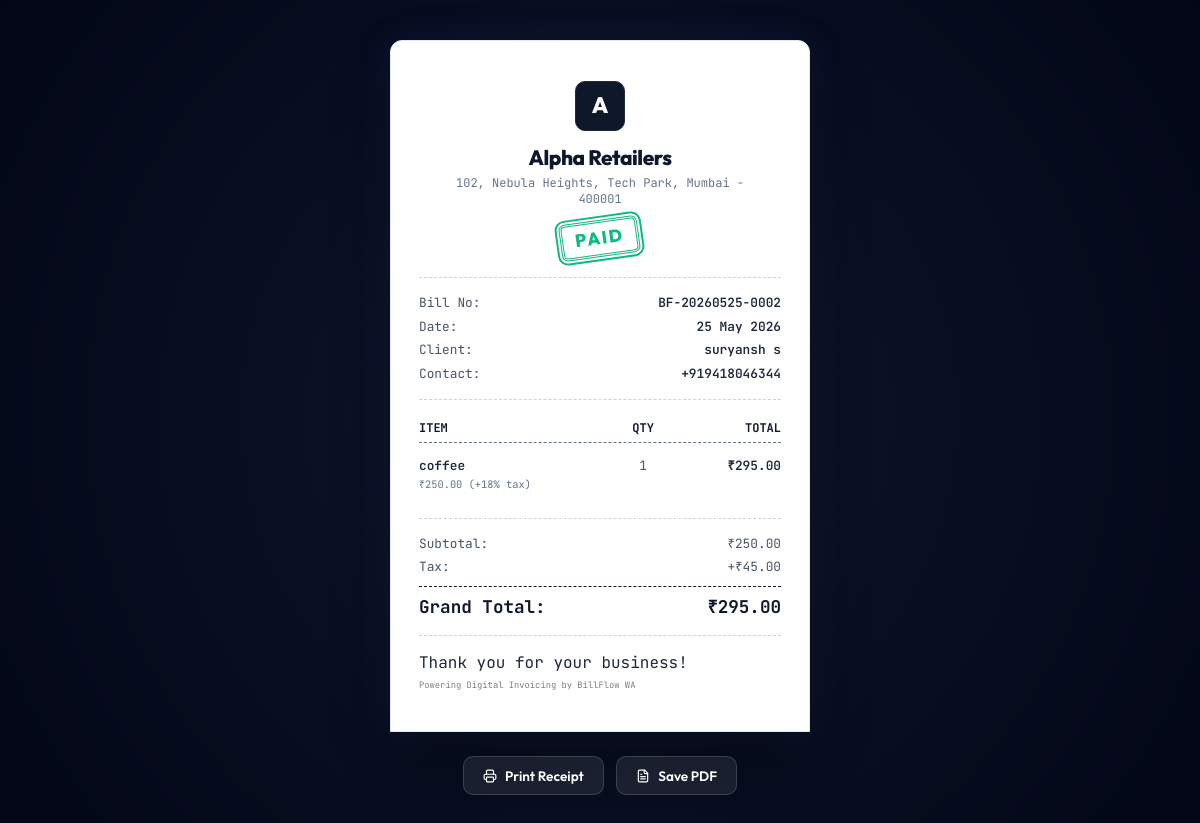
Screenshot of /receipt/b5c0aeee-862b-45d2-b709-4f5f494e4d28 with the database file from the repository.
### app/models.py (models this page shows)
class Business(Base):
    __tablename__ = "businesses"
    id = Column(Integer, primary_key=True, index=True)
    name = Column(String, nullable=False)
    owner_name = Column(String, nullable=True)
    phone = Column(String, nullable=True)
    email = Column(String, nullable=True)
    address = Column(Text, nullable=True)
    logo_url = Column(String, nullable=True)
    currency = Column(String, default="₹")  # Currency symbol, e.g. ₹, $, AED
    upi_id = Column(String, nullable=True)   # Merchant UPI ID for QR payments, e.g. merchant@upi
    tax_id_label = Column(String, default="GSTIN") # e.g. GSTIN, VAT, Tax ID
    tax_id_number = Column(String, nullable=True)
    tier = Column(String, default="Top") # Base, Mid, Top
    whatsapp_template = Column(
        Text,
        default="Hello *{customer_name}*, \n\nThank you for shopping at *{business_name}*! 🌟\n\nHere is your invoice *#{invoice_number}*.\nTotal Amount: *{currency}{total_amount}*\n\nView & Download your Digital Invoice here:\n🔗 {invoice_url}\n\nHave a great day!"
    )
    wa_api_gateway = Column(String, default="redirect")  # "redirect" or "api"
    wa_api_key = Column(String, nullable=True)
    wa_api_phone_id = Column(String, nullable=True)
    invoices = relationship("Invoice", back_populates="business", cascade="all, delete-orphan")

class Invoice(Base):
    __tablename__ = "invoices"
    id = Column(Integer, primary_key=True, index=True)
    invoice_number = Column(String, unique=True, index=True, nullable=False)
    invoice_hash = Column(String, unique=True, index=True, default=lambda: str(uuid.uuid4()))
    business_id = Column(Integer, ForeignKey("businesses.id"), nullable=False)
    customer_id = Column(Integer, ForeignKey("customers.id"), nullable=False)
    date = Column(Date, default=date.today)
    due_date = Column(Date, nullable=True)
    subtotal = Column(Float, default=0.0)
    discount_total = Column(Float, default=0.0)
    tax_total = Column(Float, default=0.0)
    grand_total = Column(Float, default=0.0)
    payment_status = Column(String, default="Unpaid")  # "Unpaid", "Paid", "Cancelled"
    payment_method = Column(String, default="UPI")      # "UPI", "Cash", "Card"
    notes = Column(Text, nullable=True)
    created_at = Column(DateTime, default=datetime.utcnow)
    business = relationship("Business", back_populates="invoices")
    customer = relationship("Customer", back_populates="invoices")
    items = relationship("InvoiceItem", back_populates="invoice", cascade="all, delete-orphan")

class Customer(Base):
    __tablename__ = "customers"
    id = Column(Integer, primary_key=True, index=True)
    name = Column(String, nullable=False)
    phone = Column(String, nullable=False, index=True)
    email = Column(String, nullable=True)
    address = Column(Text, nullable=True)
    created_at = Column(DateTime, default=datetime.utcnow)
    invoices = relationship("Invoice", back_populates="customer")

class InvoiceItem(Base):
    __tablename__ = "invoice_items"
    id = Column(Integer, primary_key=True, index=True)
    invoice_id = Column(Integer, ForeignKey("invoices.id"), nullable=False)
    name = Column(String, nullable=False)
    quantity = Column(Float, default=1.0)
    rate = Column(Float, nullable=False)
    tax_rate = Column(Float, default=0.0)      # Percentage e.g. 18.0 for 18%
    discount_rate = Column(Float, default=0.0) # Percentage e.g. 5.0 for 5%
    total = Column(Float, nullable=False)      # Pre-calculated line item total
    invoice = relationship("Invoice", back_populates="items")

### app/main.py (the view)
@app.get("/receipt/{invoice_hash}", response_class=HTMLResponse)
def render_receipt(request: Request, invoice_hash: str, db: Session = Depends(get_db)):
    invoice = db.query(Invoice).filter(Invoice.invoice_hash == invoice_hash).first()
    if not invoice:
        return HTMLResponse("<h1>Invoice Not Found</h1>", status_code=404)
    business = invoice.business
    customer = invoice.customer
    upi_payment_url = None
    if business.upi_id:
        business_name_clean = business.name.replace(" ", "%20")
        upi_payment_url = f"upi://pay?pa={business.upi_id}&pn={business_name_clean}&am={invoice.grand_total}&cu=INR"
    return templates.TemplateResponse(
        request=request,
        name="receipt.html",
        context={
            "invoice": invoice,
            "business": business,
            "customer": customer,
            "items": invoice.items,
            "upi_payment_url": upi_payment_url
        }
    )

### app/templates/receipt.html (shortened to what this page needs)
<!DOCTYPE html>
<html lang="en">
<head>
</head>
<body>
    <div class="receipt-card">
        <div class="header">
            <div class="logo-container">
                {% if business.logo_url %}
                    <div class="logo-fallback" style="display:none">{{ business.name[0] | upper }}</div>
                {% else %}
                    <div class="logo-fallback">{{ business.name[0] | upper }}</div>
                {% endif %}
            </div>
            <h1 class="business-name">{{ business.name }}</h1>
            <p class="business-address">{{ business.address }}</p>
            <div class="stamp-container">
                {% if invoice.payment_status == 'Paid' %}
                    <div class="paid-stamp">Paid</div>
                {% elif invoice.payment_status == 'Cancelled' %}
                    <div class="cancelled-stamp">Cancelled</div>
                {% else %}
                    <div class="r-badge-pending">Pending</div>
                {% endif %}
            </div>
        </div>
        <div class="r-divider"></div>
        <div class="info-rows">
            <div class="info-row">
                <span>Bill No:</span>
                <span>{{ invoice.invoice_number }}</span>
            </div>
            <div class="info-row">
                <span>Date:</span>
                <span>{{ invoice.date.strftime('%d %b %Y') }}</span>
            </div>
            <div class="info-row">
                <span>Client:</span>
                <span>{{ customer.name }}</span>
            </div>
            <div class="info-row">
                <span>Contact:</span>
                <span>{{ customer.phone }}</span>
            </div>
        </div>
        <div class="r-divider"></div>
        <div class="r-items-table">
            <div class="r-items-header">
                <div>Item</div>
                <div style="text-align: center;">Qty</div>
                <div style="text-align: right;">Total</div>
            </div>
            <div class="r-items-body">
                {% for item in items %}
                    <div class="r-item-row">
                        <div class="r-item-details">
                            <div class="r-item-name">{{ item.name }}</div>
                            <div class="r-item-meta">
                                {{ business.currency }}{{ "%.2f"|format(item.rate) }}
                                {% if item.tax_rate > 0 %}
                                    (+{{ "%.0f"|format(item.tax_rate) }}% tax)
                                {% endif %}
                            </div>
                        </div>
                        <div class="r-item-qty">{{ "%.0f"|format(item.quantity) }}</div>
                        <div class="r-item-price">{{ business.currency }}{{ "%.2f"|format(item.total) }}</div>
                    </div>
                {% endfor %}
            </div>
        </div>
        <div class="r-divider"></div>
        <div class="r-totals">
            <div class="r-total-row">
                <span>Subtotal:</span>
                <span>{{ business.currency }}{{ "%.2f"|format(invoice.subtotal) }}</span>
            </div>
            {% if invoice.tax_total > 0 %}
                <div class="r-total-row">
                    <span>Tax:</span>
                    <span>+{{ business.currency }}{{ "%.2f"|format(invoice.tax_total) }}</span>
                </div>
            {% endif %}
            <div class="r-total-row grand-total">
                <span>Grand Total:</span>
                <span>{{ business.currency }}{{ "%.2f"|format(invoice.grand_total) }}</span>
            </div>
        </div>
        <div class="r-divider"></div>
        <div class="r-footer">
            <p>Thank you for your business!</p>
            <p style="font-size: 0.55rem; opacity: 0.6; margin-top: 0.25rem;">Powering Digital Invoicing by BillFlow WA</p>
        </div>
    </div>
    <div class="floating-actions">
        <button onclick="window.print()" class="action-btn">
            Print Receipt
        </button>
        <button onclick="window.print()" class="action-btn">
            Save PDF
        </button>
    </div>
</body>
</html>

### app/templates/receipt.html (style rules this page uses)
:root { --bg-dark: radial-gradient(circle at center, #0f172a 0%, #020617 100%); --font-main: 'Outfit', sans-serif; --font-mono: 'JetBrains Mono', monospace; }
* { box-sizing: border-box; margin: 0; padding: 0; }
body { font-family: var(--font-mono); background: var(--bg-dark); color: #1e293b; min-height: 100vh; display: flex; flex-direction: column; justify-content: center; align-items: center; padding: 2.5rem 1rem; line-height: 1.4; }
.receipt-card { background: #ffffff; color: #1e293b; border-radius: 12px 12px 0 0; width: 100%; max-width: 420px; padding: 2.5rem 1.75rem; box-shadow: 0 25px 50px -12px rgba(0, 0, 0, 0.5), 0 0 40px rgba(99, 102, 241, 0.1); position: relative; border: 1px solid #e2e8f0; page-break-inside: avoid; }
.receipt-card::after { content: ''; position: absolute; left: 0; right: 0; bottom: -8px; height: 8px; background-image: linear-gradient(135deg, #ffffff 25%, transparent 25%), linear-gradient(225deg, #ffffff 25%, transparent 25%); background-size: 8px 16px; background-position: left bottom; background-repeat: repeat-x; z-index: 10; }
.header { text-align: center; margin-bottom: 1.25rem; position: relative; }
.logo-container { width: 50px; height: 50px; border-radius: 10px; background: #0f172a; color: #ffffff; display: flex; align-items: center; justify-content: center; margin: 0 auto 0.75rem; font-weight: 700; font-size: 1.4rem; overflow: hidden; border: 1px solid #1e293b; }
.logo-fallback { font-weight: 800; font-family: var(--font-main); color: #ffffff; }
.business-name { font-family: var(--font-main); font-size: 1.3rem; font-weight: 800; letter-spacing: -0.02em; margin-bottom: 0.15rem; color: #0f172a; }
.business-address { font-size: 0.75rem; color: #64748b; max-width: 320px; margin: 0 auto; }
.stamp-container { margin: 0.75rem auto 0; display: flex; justify-content: center; }
.paid-stamp { border: 3px double #10b981; color: #10b981; font-size: 1.1rem; font-weight: 800; text-transform: uppercase; padding: 0.2rem 0.75rem; border-radius: 6px; display: inline-block; transform: rotate(-8deg); letter-spacing: 0.1em; background: #ffffff; box-shadow: 0 0 0 2px #ffffff, 0 0 0 4px #10b981; font-family: var(--font-main); }
.r-divider { border-top: 1.5px dashed #cbd5e1; margin: 1rem 0; height: 0; }
.info-rows { display: flex; flex-direction: column; gap: 0.35rem; font-size: 0.8rem; }
.info-row { display: flex; justify-content: space-between; color: #475569; }
.info-row span:last-child { font-weight: 600; color: #1e293b; }
.r-items-table { margin: 1.25rem 0; }
.r-items-header { display: grid; grid-template-columns: 2.2fr 0.8fr 1.2fr; font-weight: 700; color: #0f172a; border-bottom: 1.5px dashed #64748b; padding-bottom: 0.35rem; margin-bottom: 0.5rem; font-size: 0.75rem; text-transform: uppercase; }
.r-item-row { display: grid; grid-template-columns: 2.2fr 0.8fr 1.2fr; color: #1e293b; font-size: 0.8rem; padding: 0.4rem 0; border-bottom: 1px solid #f1f5f9; align-items: start; }
.r-item-row:last-child { border-bottom: none; }
.r-item-details { display: flex; flex-direction: column; min-width: 0; }
.r-item-name { font-weight: 600; overflow: hidden; text-overflow: ellipsis; white-space: nowrap; }
.r-item-meta { font-size: 0.65rem; color: #64748b; margin-top: 0.1rem; }
.r-item-qty { text-align: center; color: #475569; }
.r-item-price { text-align: right; font-weight: 600; }
.r-totals { display: flex; flex-direction: column; gap: 0.35rem; font-size: 0.8rem; }
.r-total-row { display: flex; justify-content: space-between; color: #475569; }
.r-total-row.grand-total { border-top: 1.5px dashed #0f172a; padding-top: 0.5rem; margin-top: 0.25rem; font-size: 1.1rem; font-weight: 700; color: #0f172a; }
.floating-actions { margin-top: 1.5rem; display: flex; gap: 0.75rem; z-index: 20; }
.action-btn { background: rgba(255, 255, 255, 0.08); backdrop-filter: blur(10px); -webkit-backdrop-filter: blur(10px); border: 1px solid rgba(255, 255, 255, 0.15); color: #ffffff; padding: 0.6rem 1.2rem; border-radius: 10px; font-size: 0.85rem; font-weight: 600; cursor: pointer; transition: all 0.2s ease; display: flex; align-items: center; gap: 0.5rem; box-shadow: 0 4px 15px rgba(0,0,0,0.15); font-family: var(--font-main); }

### rows the page displays
Business: name "A", name "Alpha Retailers", address "102, Nebula Heights, Tech Park, Mumbai - 400001", currency "₹"
Invoice: invoice_number "BF-20260525-0002", date "25 May 2026", subtotal "250.00", tax_total "45.00", grand_total "295.00"
Customer: name "suryansh s", phone "+919418046344"
InvoiceItem: name "coffee", rate "250.00", tax_rate "18", quantity "1", total "295.00"
